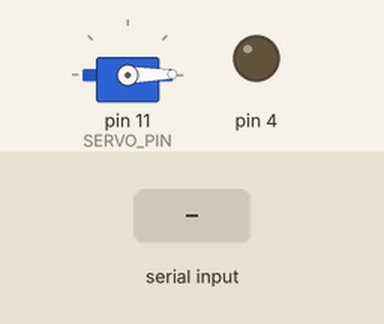
A sketch run on a simulated Arduino Uno, built with avr-gcc and run on an emulated ATmega328P. On the bench: servo, output pins drawn as LEDs (lit = HIGH). The inputs (shaded band) are chosen by the test bench. What the sketch prints to the serial monitor is not drawn.

Above: at 4.6 s.
4.7 s: "Z" received over Serial
At 4.85 s:
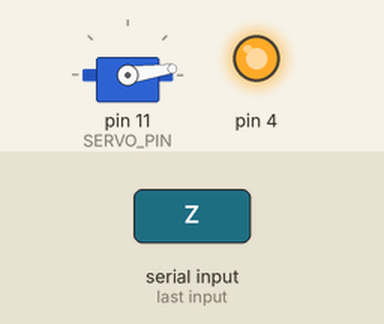
At 5.45 s:
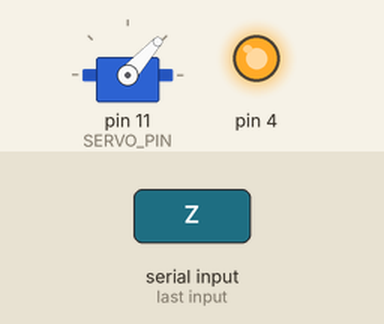
Timing chart, 0 to 9.8 s (numbered marks = the images above; inputs shaded):
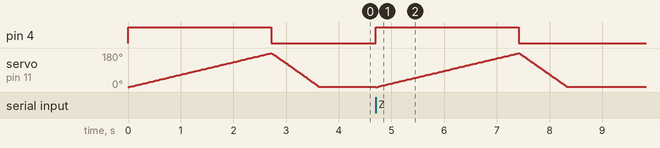

The sketch:

UNOR4_PMWServo_Sweep.ino
```cpp
// Sweep
// by BARRAGAN <http://barraganstudio.com>

// http://arduiniana.org/libraries/pwmservo/

//   Board                     SERVO_PIN_A   SERVO_PIN_B   SERVO_PIN_C
//   -----                     -----------   -----------   -----------
//   Arduino Uno, Duemilanove       9            10          (none)
//   Arduino Mega                  11            12            13
//   Sanguino                      13            12          (none)
//   Teensy 1.0                    17            18            15
//   Teensy 2.0                    14            15             4
//   Teensy++ 1.0 or 2.0           25            26            27
//   Teensy LC & 3.x                 (all PWM pins are usable)
//   UNO R4                          (all PWM pins are usable)

#include <PWMServo.h>

PWMServo myservo;  // create servo object to control a servo
#define SERVO_PIN 11

int pos = 0;    // variable to store the servo position

void setup() {
  while (!Serial && millis() < 5000);
  Serial.begin(115200);
  myservo.attach(SERVO_PIN);  // attaches the servo on pin 9 to the servo object
  //myservo.attach(SERVO_PIN, 1000, 2000); // some motors need min/max setting
  pinMode(4, OUTPUT);
}


void loop() {
  digitalWrite(4, HIGH);
  for(pos = 0; pos < 180; pos += 1) { // goes from 0 degrees to 180 degrees, 1 degree steps
    myservo.write(pos);              // tell servo to go to position in variable 'pos'
    delay(15);                       // waits 15ms for the servo to reach the position
  }
  digitalWrite(4, LOW);
  for(pos = 180; pos>=1; pos-=1) {   // goes from 180 degrees to 0 degrees
    if (pos == 90) digitalWrite(4, HIGH);
    myservo.write(pos);              // tell servo to go to position in variable 'pos'
    delay(5);                       // waits 15ms for the servo to reach the position
    if (pos == 90) digitalWrite(4, LOW);
  }
    Serial.print("*** enter something to continue ***");
    while (Serial.read() != -1);
    while (Serial.read() == -1);
    while (Serial.read() != -1);
}
```

Measured:
- after the input at 4.7 s, pin 4: LOW → HIGH at once, → LOW 2.7 s later
